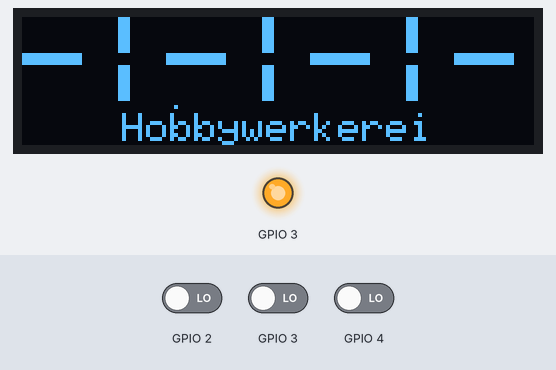
The sketch below on a simulated ESP32. Parts: 128×32 one-colour display, output pins drawn as LEDs (lit = HIGH). Inputs (shaded band) come from the test bench; at power-on: GPIO 2 LOW, GPIO 3 LOW, GPIO 4 LOW. The display library's start-up logo is not drawn; what the sketch prints to the serial monitor is not drawn.

Above: at 1.2 s.
1.3 s: GPIO 2 driven HIGH
At 1.74 s:
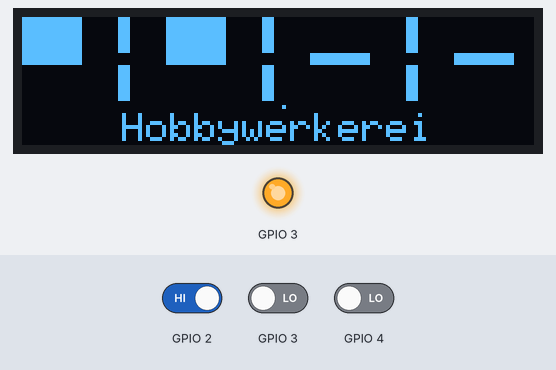
4.0 s: GPIO 3 driven HIGH
At 4.21 s:
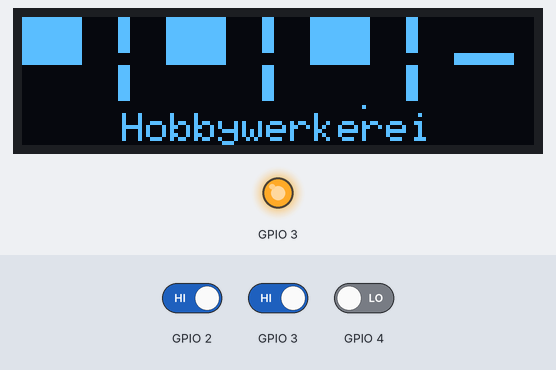
6.4 s: GPIO 2 driven LOW
At 7.01 s:
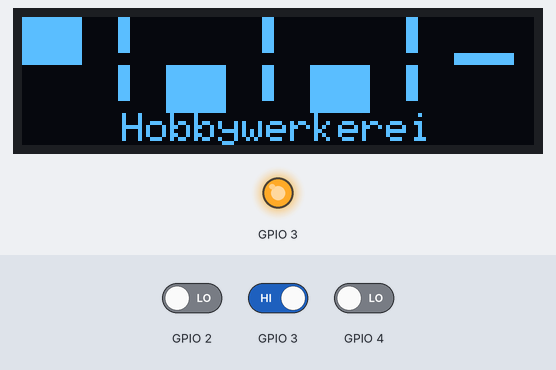
8.9 s: GPIO 4 driven HIGH
At 9.2 s:
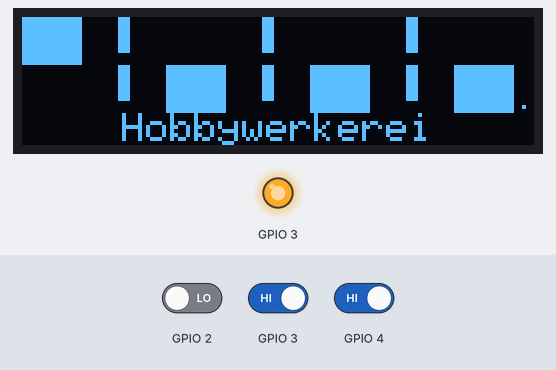
10.5 s: GPIO 3 driven LOW
At 10.74 s:
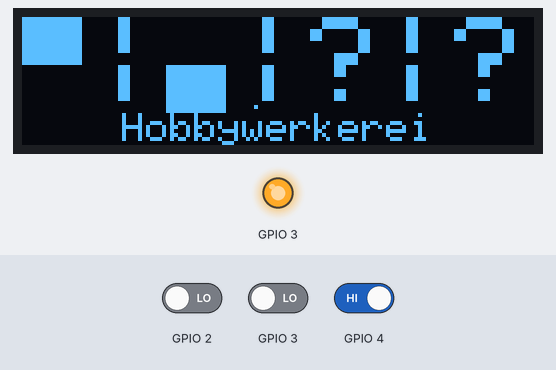
13.0 s: GPIO 2 driven HIGH
At 13.22 s:
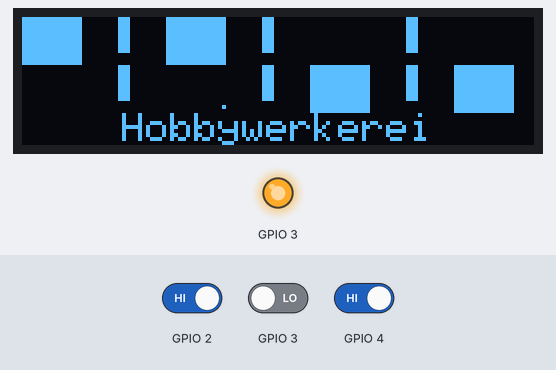
Timing chart, 0 to 16.0 s (numbered marks = the images above; inputs shaded):
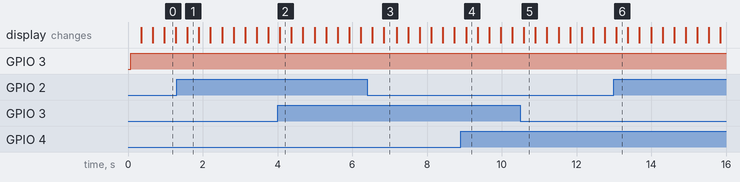

Measured:
- after the input at 1.3 s, the display: changes after 0.29 s (image 1)
- after the input at 4.0 s, the display: changes after 0.06 s (image 2)
- after the input at 6.4 s, the display: first changes after 0.14 s (image 3 shows a later state)
- after the input at 10.5 s, the display: changes after 0.09 s (image 5)
- after the input at 13.0 s, the display: changes after 0.07 s (image 6)

The sketch:

KabelTester.ino
```cpp
#include <stdio.h>
#include <SPI.h>
#include <Wire.h>
#include <Adafruit_GFX.h>
#include <Adafruit_SSD1306.h>


#define SCREEN_WIDTH 128 // OLED display width, in pixels
#define SCREEN_HEIGHT 32 // OLED display height, in pixels
#define OLED_RESET     -1 // Reset pin # (or -1 if sharing Arduino reset pin)
#define SCREEN_ADDRESS 0x3C ///< See datasheet for Address; 0x3D for 128x64, 0x3C for 128x32
Adafruit_SSD1306 display(SCREEN_WIDTH, SCREEN_HEIGHT, &Wire, OLED_RESET);


#define GpioBuzzer 6
#define GpioWire00 1
#define GpioWire01 2
#define GpioWire02 3
#define GpioWire03 4
#define INVALID_GPIO_NUMBER 0xFF
#define INVALID_WIRE_NUMBER 0xFE
#define CONNECTION_NOTSET 0
#define CONNECTION_SET  1
#define maxwires 4
#define connectionRows 2
class WireMatrix
{
  public:
    WireMatrix(byte gpio01, byte gpio02, byte gpio03,byte gpio04);
    bool SetWire(byte wireNo, byte status);
    byte GetWire(byte wireNo);
    bool isValidWireNo(byte wireNo);
    byte GetGpio(byte wireNo);
    void SetExclusiveAsOutput(byte wireNo );
    void SetWireMode(byte wireNo, byte mode);
    void SetAllWireModesAsInput();
    void FillWireConnectedMatrix();
    bool IsPhysicalConnected(byte wireA, byte wireB);
    bool IsSetInMatrix(byte wireA, byte wireB);
    void SetResultTable();
    byte ConnectionCount(byte wire);
    void PrintConnections();
    void ClearConnections();
    byte* CreateModel(void);

  private:
    byte wires[maxwires];
    byte resultModel[maxwires+1];
    byte connections[maxwires][maxwires];
};

WireMatrix matrix(GpioWire00, GpioWire01, GpioWire02, GpioWire03);

void View(char* model);

void setup()
{
  Serial.begin(115200);

   Wire.begin(9,8); // seesd
   if(!display.begin(SSD1306_SWITCHCAPVCC, SCREEN_ADDRESS)) {
     Serial.println(F("SSD1306 allocation failed"));
     for(;;); // Don't proceed, loop forever
   }
   display.display();
   delay(20); // Pause for 2 seconds
  // Clear the buffer
   display.clearDisplay();

   // Draw a single pixel in white
   display.drawPixel(10, 10, SSD1306_WHITE);
   display.display();
   Serial.println("Go");

}

void loop()
{
  matrix.ClearConnections();
  char* model = (char*)matrix.CreateModel();
  View(model);
  //matrix.PrintConnections();
  Serial.println("(x)");
  //tone(GpioBuzzer, 440, 40);
  delay(10);
}

byte i =0;
int step=1;

void CreateViewModel(const char* model, char* viewModel)
{
  for (byte wire = 0; wire <  maxwires; wire ++)
  {
    char disp = '0';
    switch (model[wire])
    {
      case 0: disp = '-';
              break;
      case 1: disp = 222;
              break;
      case 2: disp = 219;
              break;
      default:
        disp = '?';
    }
    viewModel[wire] = disp;
  }
}

void View(char* model)
{

  char viewModel[maxwires];
  CreateViewModel(model, viewModel);

  char outstr[255] ;
  sprintf(outstr, "%c|%c|%c|%c", viewModel[0], viewModel[1], viewModel[2], viewModel[3] );
  display.clearDisplay();
  display.setTextSize(3); // Draw 2X-scale text
  display.setTextColor(WHITE);
  display.setCursor(0, 0);
  display.println(F(outstr));

  display.setTextSize(1); // Draw 2X-scale text
  display.setCursor(25, SCREEN_HEIGHT-8);
  display.println(F("Hobbywerkerei"));

  display.drawPixel(i, SCREEN_HEIGHT-10, SSD1306_WHITE);
  display.display();
  i += step;
  if (i > 128) step=-1;
  if (i <= 0) step= 1;


}


WireMatrix::WireMatrix(byte gpio01, byte gpio02, byte gpio03,byte gpio04)
{
  wires[0] = gpio01;
  wires[1] = gpio02;
  wires[2] = gpio03;
  wires[3] = gpio04;
  SetAllWireModesAsInput();
  ClearConnections();
}

bool WireMatrix::SetWire(byte wireNo, byte status)
{
  digitalWrite(GetGpio(wireNo), status);
  return true;
}

byte WireMatrix::GetWire(byte wireNo)
{
  return digitalRead(GetGpio(wireNo));
}

bool WireMatrix::isValidWireNo(byte wireNo)
{
  return wireNo < maxwires;
}
byte WireMatrix::GetGpio(byte wireNo)
{
  if (!isValidWireNo( wireNo)) return INVALID_WIRE_NUMBER;
  return wires[wireNo];
}

void WireMatrix::SetExclusiveAsOutput(byte wireNo )
{
  SetAllWireModesAsInput();
  if (!isValidWireNo(wireNo)) return;
   SetWireMode(wireNo, OUTPUT);
}

void WireMatrix::SetWireMode(byte wireNo, byte mode)
{
  if (!isValidWireNo(wireNo)) return;
  pinMode(GetGpio(wireNo), mode);
}

void WireMatrix::SetAllWireModesAsInput()
{
  for (int wireNo = 0; wireNo < maxwires;wireNo++)
  {
    byte gpio = GetGpio(wireNo);
     pinMode(gpio, INPUT_PULLDOWN);
  }
}

byte*  WireMatrix::CreateModel()
{
  ClearConnections();
  byte currentMarker  = resultModel[0];

  for (byte wireA = 0; wireA <  maxwires; wireA ++)
  {
    if (resultModel[wireA] == CONNECTION_NOTSET)
    {
      currentMarker++;
    }
    for (byte wireB = wireA+1; wireB <  maxwires; wireB ++)
    {
      if (IsPhysicalConnected(wireA, wireB))
      {
        resultModel[wireA] = currentMarker;
        resultModel[wireB] = currentMarker;
      }
    }
  }
  return resultModel;
}

void WireMatrix::ClearConnections()
{
    for (byte wire = 0; wire < maxwires; wire ++)
    {
      resultModel[wire] = CONNECTION_NOTSET;
    }
}

bool WireMatrix::IsPhysicalConnected(byte wireA, byte wireB)
{
   SetExclusiveAsOutput(wireA);
   byte wireAState = HIGH;
   SetWire(wireA, wireAState);
   byte wireBState = GetWire(wireB);
   return  wireAState == wireBState;
}

void WireMatrix::PrintConnections()
{
  Serial.println("---------------");
  byte* model =  CreateModel();
  Serial.print((char)('0'+model[0]));
  Serial.print((char)('0'+model[1]));
  Serial.print((char)('0'+model[2]));
  Serial.print((char)('0'+model[3]));
  Serial.println("");
  Serial.println("---------------");
  Serial.println();
}
```
